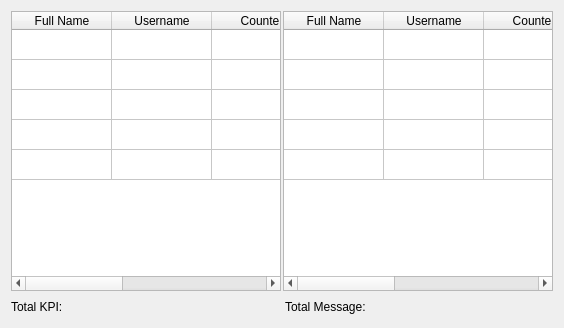
      <widget class="QWidget" name="tab_3">
       <attribute name="title">
        <string>Message Log</string>
       </attribute>
       <layout class="QVBoxLayout" name="verticalLayout_5">
        <item>
         <layout class="QVBoxLayout" name="verticalLayout_12">
          <item>
           <layout class="QHBoxLayout" name="horizontalLayout_4">
            <property name="spacing">
             <number>2</number>
            </property>
            <property name="sizeConstraint">
             <enum>QLayout::SetDefaultConstraint</enum>
            </property>
            <item>
             <widget class="QTableWidget" name="table_widget_2">
              <property name="sizePolicy">
               <sizepolicy hsizetype="Expanding" vsizetype="Expanding">
                <horstretch>0</horstretch>
                <verstretch>0</verstretch>
               </sizepolicy>
              </property>
              <property name="minimumSize">
               <size>
                <width>270</width>
                <height>280</height>
               </size>
              </property>
              <property name="maximumSize">
               <size>
                <width>16777215</width>
                <height>16777215</height>
               </size>
              </property>
              <property name="toolTip">
               <string>KPI Message Log</string>
              </property>
              <property name="editTriggers">
               <set>QAbstractItemView::NoEditTriggers</set>
              </property>
              <property name="showGrid">
               <bool>true</bool>
              </property>
              <property name="gridStyle">
               <enum>Qt::SolidLine</enum>
              </property>
              <property name="sortingEnabled">
               <bool>true</bool>
              </property>
              <property name="wordWrap">
               <bool>true</bool>
              </property>
              <attribute name="verticalHeaderVisible">
               <bool>false</bool>
              </attribute>
              <row>
               <property name="text">
                <string>New Row</string>
               </property>
              </row>
              <row>
               <property name="text">
                <string>New Row</string>
               </property>
              </row>
              <row>
               <property name="text">
                <string>New Row</string>
               </property>
              </row>
              <row>
               <property name="text">
                <string>New Row</string>
               </property>
              </row>
              <row>
               <property name="text">
                <string>New Row</string>
               </property>
              </row>
              <column>
               <property name="text">
                <string>Full Name</string>
               </property>
               <property name="textAlignment">
                <set>AlignCenter</set>
               </property>
              </column>
              <column>
               <property name="text">
                <string>Username</string>
               </property>
               <property name="textAlignment">
                <set>AlignCenter</set>
               </property>
              </column>
              <column>
               <property name="text">
                <string>Counter</string>
               </property>
               <property name="textAlignment">
                <set>AlignCenter</set>
               </property>
              </column>
              <column>
               <property name="text">
                <string>User ID</string>
               </property>
               <property name="textAlignment">
                <set>AlignCenter</set>
               </property>
              </column>
              <column>
               <property name="text">
                <string>Average Char</string>
               </property>
               <property name="textAlignment">
                <set>AlignCenter</set>
               </property>
              </column>
             </widget>
            </item>
            <item>
             <widget class="QTableWidget" name="table_widget_1">
              <property name="sizePolicy">
               <sizepolicy hsizetype="Expanding" vsizetype="Expanding">
                <horstretch>0</horstretch>
                <verstretch>0</verstretch>
               </sizepolicy>
              </property>
              <property name="minimumSize">
               <size>
                <width>270</width>
                <height>280</height>
               </size>
              </property>
              <property name="maximumSize">
               <size>
                <width>16777215</width>
                <height>16777215</height>
               </size>
              </property>
              <property name="toolTip">
               <string>All Message Log</string>
              </property>
              <property name="styleSheet">
               <string notr="true"/>
              </property>
              <property name="editTriggers">
               <set>QAbstractItemView::NoEditTriggers</set>
              </property>
              <property name="gridStyle">
               <enum>Qt::SolidLine</enum>
              </property>
              <property name="sortingEnabled">
               <bool>true</bool>
              </property>
              <attribute name="verticalHeaderVisible">
               <bool>false</bool>
              </attribute>
              <row>
               <property name="text">
                <string>New Row</string>
               </property>
              </row>
              <row>
               <property name="text">
                <string>New Row</string>
               </property>
              </row>
              <row>
               <property name="text">
                <string>New Row</string>
               </property>
              </row>
              <row>
               <property name="text">
                <string>New Row</string>
               </property>
              </row>
              <row>
               <property name="text">
                <string>New Row</string>
               </property>
              </row>
              <column>
               <property name="text">
                <string>Full Name</string>
               </property>
               <property name="textAlignment">
                <set>AlignCenter</set>
               </property>
              </column>
              <column>
               <property name="text">
                <string>Username</string>
               </property>
               <property name="textAlignment">
                <set>AlignCenter</set>
               </property>
              </column>
              <column>
               <property name="text">
                <string>Counter</string>
               </property>
               <property name="textAlignment">
                <set>AlignCenter</set>
               </property>
              </column>
              <column>
               <property name="text">
                <string>User ID</string>
               </property>
               <property name="textAlignment">
                <set>AlignCenter</set>
               </property>
              </column>
              <column>
               <property name="text">
                <string>Average Char</string>
               </property>
               <property name="textAlignment">
                <set>AlignCenter</set>
               </property>
              </column>
             </widget>
            </item>
           </layout>
          </item>
          <item>
           <layout class="QHBoxLayout" name="horizontalLayout_6">
            <item>
             <widget class="QLabel" name="total_1">
              <property name="sizePolicy">
               <sizepolicy hsizetype="Expanding" vsizetype="Fixed">
                <horstretch>0</horstretch>
                <verstretch>0</verstretch>
               </sizepolicy>
              </property>
              <property name="minimumSize">
               <size>
                <width>19</width>
                <height>20</height>
               </size>
              </property>
              <property name="text">
               <string>Total KPI:</string>
              </property>
             </widget>
            </item>
            <item>
             <widget class="QLabel" name="total_2">
              <property name="sizePolicy">
               <sizepolicy hsizetype="Expanding" vsizetype="Fixed">
                <horstretch>0</horstretch>
                <verstretch>0</verstretch>
               </sizepolicy>
              </property>
              <property name="minimumSize">
               <size>
                <width>90</width>
                <height>20</height>
               </size>
              </property>
              <property name="text">
               <string>Total Message:</string>
              </property>
             </widget>
            </item>
           </layout>
          </item>
         </layout>
        </item>
       </layout>
      </widget>
